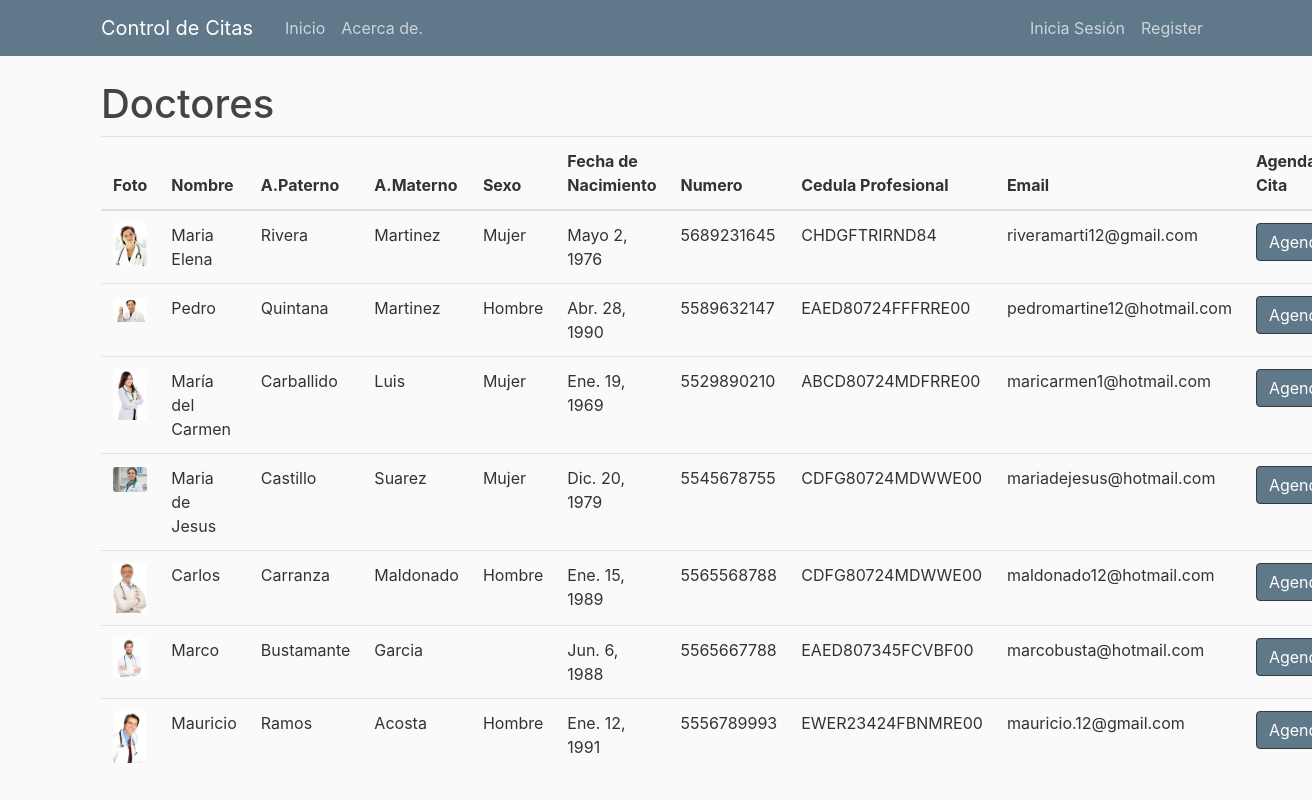
Screenshot of /doctor/ with the database file from the repository.
### user/models.py (models this page shows, shortened)
class Doctors(models.Model):
    name = models.CharField(max_length=100)
    apaterno = models.CharField(max_length=20)
    amaterno = models.CharField(max_length=20)
    author = models.ForeignKey(User, on_delete=models.CASCADE)
    image =models.ImageField(default='default.jpg', upload_to='doctors_pics')
    genero = models.CharField(choices=(('Mujer', 'Mujer'), ('Hombre', 'Hombre')), max_length=16, blank=True)
    fecha_nacimiento = models.DateField(blank=True, null=True)
    numero_celular = models.CharField(unique=True, max_length=10, null=True)
    cedula = models.CharField(max_length=50)
    email = models.CharField(unique=True, max_length=50)

### user/views.py (the view)
# urls.py: path('doctor/', user_views.doctores, name='doctores'),
def doctores(request):
    context ={
        'pos': Doctors.objects.all()
    }
    return render(request, 'user/doc.html', context)

### user/templates/user/doc.html
{% extends "core/base.html" %}
{% load static %}
{% block content %}
<h1>Doctores</h1>
<table class="table">
    <thead>
        <tr>
        <th scope="col">Foto</th>
        <th scope="col">Nombre</th>
        <th scope="col">A.Paterno</th>
        <th scope="col">A.Materno</th>
        <th scope="col">Sexo</th>
        <th scope="col">Fecha de Nacimiento</th>
        <th scope="col">Numero</th>
        <th scope="col">Cedula Profesional</th>
        <th scope="col">Email</th>
        <th scope="col">Agendar Cita</th>
        </tr>
    </thead>
    <tbody>
    {% for doctores in pos %}
        <tr>
        <td><img src="{{ doctores.image.url }}" class="card-img" ></td>
        <td>{{doctores.name}}</td>
        <td>{{doctores.apaterno}}</td>
        <td>{{doctores.amaterno}}</td>
        <td>{{doctores.genero}}</td>
        <td>{{doctores.fecha_nacimiento}}</td>
        <td>{{doctores.numero_celular}}</td>
        <td>{{doctores.cedula}}</td>
        <td>{{doctores.email}}</td>
        <td><a href="{% url 'agendar' %}" class="btn btn-dark bg-steel">Agendar</a></td>
        </tr>
    {% endfor %}
    </tbody>
</table>
{% endblock content %}

### core/static/core/css/main.css (style rules this page uses)
body { background: #fafafa; color: #333333; margin-top: 5rem; }
h1, h2, h3, h4, h5, h6 { color: #444444; }
.bg-steel { background-color: #5f788a; }

### rows the page displays
Doctors: image (picture), name "Maria Elena", apaterno "Rivera", amaterno "Martinez", genero "Mujer", fecha_nacimiento "Mayo 2, 1976", numero_celular "5689231645", cedula "CHDGFTRIRND84", email "riveramarti12@gmail.com"
Doctors: image (picture), name "Pedro", apaterno "Quintana", amaterno "Martinez", genero "Hombre", fecha_nacimiento "Abr. 28, 1990", numero_celular "5589632147", cedula "EAED80724FFFRRE00", email "pedromartine12@hotmail.com"
Doctors: image (picture), name "María del Carmen", apaterno "Carballido", amaterno "Luis", genero "Mujer", fecha_nacimiento "Ene. 19, 1969", numero_celular "5529890210", cedula "ABCD80724MDFRRE00", email "maricarmen1@hotmail.com"
Doctors: image (picture), name "Maria de Jesus", apaterno "Castillo", amaterno "Suarez", genero "Mujer", fecha_nacimiento "Dic. 20, 1979", numero_celular "5545678755", cedula "CDFG80724MDWWE00", email "mariadejesus@hotmail.com"
Doctors: image (picture), name "Carlos", apaterno "Carranza", amaterno "Maldonado", genero "Hombre", fecha_nacimiento "Ene. 15, 1989", numero_celular "5565568788", cedula "CDFG80724MDWWE00", email "maldonado12@hotmail.com"
Doctors: image (picture), name "Marco", apaterno "Bustamante", amaterno "Garcia", fecha_nacimiento "Jun. 6, 1988", numero_celular "5565667788", cedula "EAED807345FCVBF00", email "marcobusta@hotmail.com"
Doctors: image (picture), name "Mauricio", apaterno "Ramos", amaterno "Acosta", genero "Hombre", fecha_nacimiento "Ene. 12, 1991", numero_celular "5556789993", cedula "EWER23424FBNMRE00", email "mauricio.12@gmail.com"
